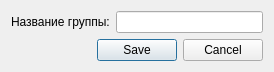
<?xml version="1.0" encoding="UTF-8"?>
<ui version="4.0">
 <class>GroupEditorDialog</class>
 <widget class="QDialog" name="GroupEditorDialog">
  <property name="geometry">
   <rect>
    <x>0</x>
    <y>0</y>
    <width>274</width>
    <height>69</height>
   </rect>
  </property>
  <property name="windowTitle">
   <string>Редактор группы</string>
  </property>
  <layout class="QVBoxLayout" name="verticalLayout">
   <item>
    <layout class="QFormLayout" name="formLayout">
     <item row="0" column="0">
      <widget class="QLabel" name="label">
       <property name="text">
        <string>Название группы:</string>
       </property>
      </widget>
     </item>
     <item row="0" column="1">
      <widget class="QLineEdit" name="groupNameLineEdit"/>
     </item>
    </layout>
   </item>
   <item>
    <widget class="QDialogButtonBox" name="buttonBox">
     <property name="orientation">
      <enum>Qt::Horizontal</enum>
     </property>
     <property name="standardButtons">
      <set>QDialogButtonBox::Cancel|QDialogButtonBox::Save</set>
     </property>
    </widget>
   </item>
  </layout>
 </widget>
 <resources/>
 <connections/>
</ui>
